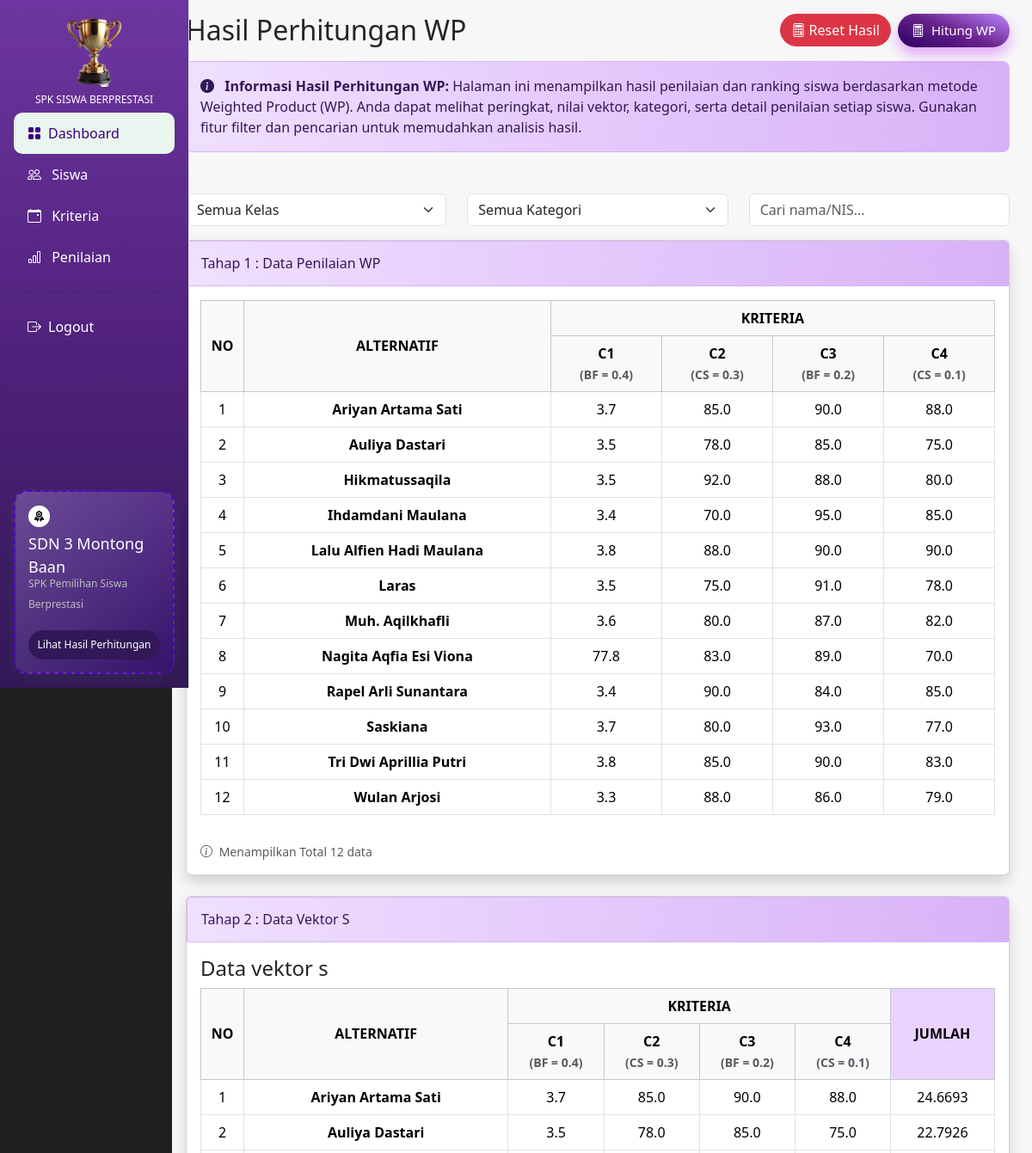
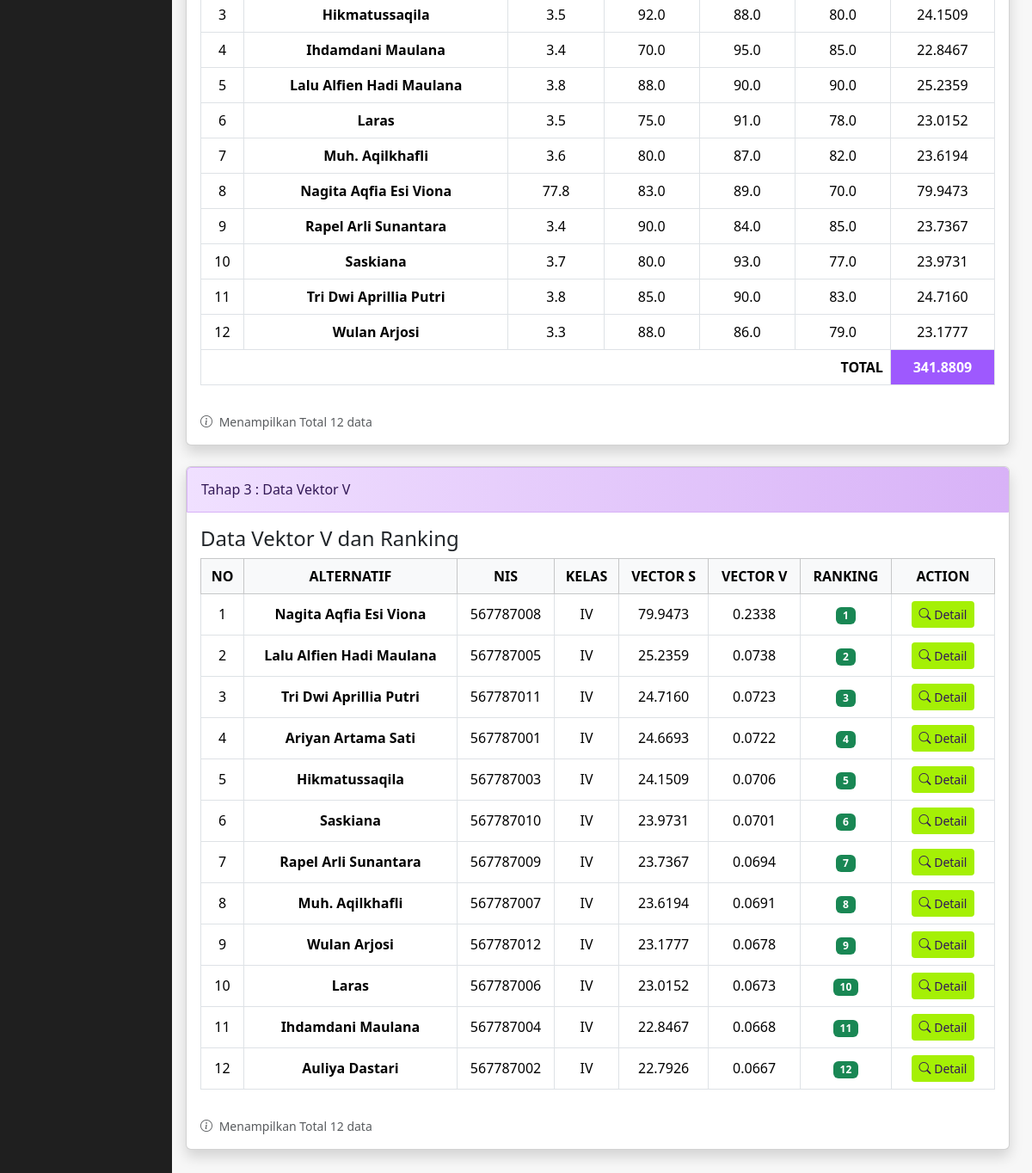
The page /hasil/wp/ (signed in) on the database its author committed (2 pictures, top to bottom).
### spk_prestasi_app/models.py (models this page shows, shortened)
class Siswa(models.Model):
    nis = models.CharField(
        max_length=10,
        unique=True,
        validators=[RegexValidator(r'^\d+$', 'NIS hanya boleh angka')]
    )
    nama = models.CharField(max_length=100)
    jenis_kelamin = models.CharField(max_length=1, choices=JENIS_KELAMIN)
    tanggal_lahir = models.DateField()
    alamat = models.CharField(max_length=255, blank=True)
    kelas = models.CharField(max_length=10)
    created_at = models.DateTimeField(auto_now_add=True)

class Penilaian(models.Model):
    siswa = models.ForeignKey(Siswa, on_delete=models.CASCADE, related_name='penilaian')
    kriteria = models.ForeignKey(Kriteria, on_delete=models.CASCADE, related_name='penilaian')
    nilai = models.FloatField(
        validators=[MinValueValidator(0.0), MaxValueValidator(100.0)],
        help_text="Nilai antara 0 - 100"
    )
    created_at = models.DateTimeField(auto_now_add=True)
    class Meta:
        unique_together = ('siswa', 'kriteria')

class HasilWP(models.Model):
    siswa = models.ForeignKey(Siswa, on_delete=models.CASCADE, related_name='hasil_wp')
    vector_s = models.FloatField(validators=[MinValueValidator(0.0)])
    vector_v = models.FloatField(validators=[MinValueValidator(0.0), MaxValueValidator(1.0)])
    ranking = models.PositiveIntegerField()
    detail_perhitungan = models.JSONField(blank=True, null=True)
    tanggal_hitung = models.DateTimeField(auto_now_add=True)
    versi = models.CharField(max_length=10, default="1.0")
    class Meta:
        ordering = ['ranking']

### spk_prestasi_app/views.py (the view)
# urls.py: path('hasil/wp/', views.hasil_wp_list, name='hasil_wp'),
@login_required
def hasil_wp_list(request):
    data_hasil = HasilWP.objects.select_related('siswa').all()
    total_data = data_hasil.count()
    total_vector_s = data_hasil.aggregate(total=Sum('vector_s'))['total'] or 0
    siswa_list = Siswa.objects.prefetch_related('penilaian__kriteria')
    penilaian_data = []
    for siswa in siswa_list:
        penilaian_dict = {
            'siswa': siswa,
            'penilaian': {},
            'jumlah_vector_s': 0,
        }
        for penilaian in siswa.penilaian.all():
            kode_kriteria = penilaian.kriteria.kode.upper()
            penilaian_dict['penilaian'][kode_kriteria] = float(penilaian.nilai)
        hasil = data_hasil.filter(siswa=siswa).first()
        if hasil:
            penilaian_dict['jumlah_vector_s'] = float(hasil.vector_s)
        penilaian_data.append(penilaian_dict)
    if request.user.is_authenticated:
        LogAktivitas.objects.create(
            user=request.user,
            aksi='lihat',
            objek='HasilWP',
            object_id=None,
            keterangan='Melihat daftar hasil WP'
        )
    context = {
        'data_hasil': data_hasil,
        'penilaian_data': penilaian_data,
        'total_data': total_data,
        'total_vector_s': float(total_vector_s),
        'title': 'Hasil WP',
        'form_name': 'Hasil WP',
    }
    return render(request, 'spk/hasil_wp/list.html', context)

### templates/spk/hasil_wp/list.html (shortened to what this page needs)
{% extends "base.html" %}
{% load static %}
{% block content %}
<div class="container p-3">
    <div class="d-flex justify-content-between align-items-center mb-3">
        <h2 class="mb-0">Hasil Perhitungan WP</h2>
       <div class="d-flex align-items-center gap-2">
        <a href="{% url 'reset_perhitungan' %}"  class="btn btn-danger rounded-pill" onclick="return confirm('Yakin ingin mereset hasil perhitungan?')">
            <i class="bi bi-calculator"></i> Reset Hasil
        </a>
        <form method="post" action="{% url 'hitung_wp' %}">
            <button type="submit"
                class="btn btn-success w-100 d-flex align-items-center justify-content-center gap-2 rounded-pill py-2 px-3"
                style="font-size: 15px; font-weight: 500; background: linear-gradient(22deg, #2a0064, #6a228b,  #ba88ff); border: none; box-shadow: 0 8px 15px rgba(206, 99, 255, 0.556);">
                <i class="bi bi-calculator"></i>
                Hitung WP
            </button>
        </form>
       </div>
    </div>
    <div class="p-3 rounded-3 mb-5" style="background: linear-gradient(90deg, #f0e0ff 0%, #d8b2f7 100%); border: 1px solid #d8b2f7; color: #321856;">
        <i class="bi bi-info-circle-fill me-2"></i>
        <strong>Informasi Hasil Perhitungan WP:</strong> Halaman ini menampilkan hasil penilaian dan ranking siswa berdasarkan metode Weighted Product (WP). Anda dapat melihat peringkat, nilai vektor, kategori, serta detail penilaian setiap siswa. Gunakan fitur filter dan pencarian untuk memudahkan analisis hasil.
    </div>
    <div class="row mb-3">
        <div class="col-md-4 mb-2 mb-md-0">
            <select class="form-select" id="filterKelas" onchange="filterHasilTable()">
                <option value="">Semua Kelas</option>
            </select>
        </div>
        <div class="col-md-4 mb-2 mb-md-0">
            <select class="form-select" id="filterKategori" onchange="filterHasilTable()">
                <option value="">Semua Kategori</option>
            </select>
        </div>
        <div class="col-md-4">
            <input type="text" class="form-control" id="searchHasilInput" placeholder="Cari nama/NIS..." onkeyup="filterHasilTable()">
        </div>
    </div>
    <div class="card shadow mb-4">
        <div class="card-header py-3" style="background: linear-gradient(90deg, #f0e0ff 0%, #d8b2f7 100%); border: 1px solid #d8b2f7; color: #321856;">
            <h6 class="m-0 font-weight-bold">Tahap 1 : Data Penilaian WP</h6>
        </div>
        <div class="card-body p-0">
            <div class="tahap1">
                <div class="table-responsive p-3">
                    <table class="table table-bordered table-hover align-middle mb-0">
                        <thead class="text-center table-light">
                            <tr>
                                <th rowspan="2" class="text-center align-middle" style="width: 50px;">NO</th>
                                <th rowspan="2" class="text-center align-middle">ALTERNATIF</th>
                                <th colspan="4" class="text-center align-middle">KRITERIA</th>
                            </tr>
                            <tr class="text-center bg-light">
                                <th class="text-center align-middle">C1<br><span class="text-muted small">(BF = 0.4)</span></th>
                                <th class="text-center align-middle">C2<br><span class="text-muted small">(CS = 0.3)</span></th>
                                <th class="text-center align-middle">C3<br><span class="text-muted small">(BF = 0.2)</span></th>
                                <th class="text-center align-middle">C4<br><span class="text-muted small">(CS = 0.1)</span></th>
                            </tr>
                        </thead>
                        <tbody>
                            {% for row in penilaian_data %}
                            <tr class="text-center">
                                <td>{{ forloop.counter }}</td>
                                <td class="fw-bold">{{ row.siswa.nama }}</td>
                                <td>{{ row.penilaian.C1|default:"-" }}</td>
                                <td>{{ row.penilaian.C2|default:"-" }}</td>
                                <td>{{ row.penilaian.C3|default:"-" }}</td>
                                <td>{{ row.penilaian.C4|default:"-" }}</td>
                            </tr>
                            {% empty %}
                            <tr><td colspan="7" class="text-center">Data tidak tersedia</td></tr>
                            {% endfor %}
                        </tbody>
                    </table>
                </div>
                <div class="d-flex justify-content-between align-items-center mt-3 px-3 pb-3">
                    <div class="text-muted small">
                        <i class="bi bi-info-circle me-1"></i>
                        Menampilkan Total <span id="totalHasilCount">{{ total_data }}</span> data
                    </div>
                </div>
            </div>
        </div>
    </div>
    <div class="card shadow mb-4">
        <div class="card-header py-3" style="background: linear-gradient(90deg, #f0e0ff 0%, #d8b2f7 100%); border: 1px solid #d8b2f7; color: #321856;">
            <h6 class="m-0 font-weight-bold">Tahap 2 : Data Vektor S</h6>
        </div>
        <div class="card-body p-0">
            <div class="tahap1">
                <div class="table-responsive p-3">
                    <h4>Data vektor s</h4>
                    <table class="table table-bordered table-hover align-middle mb-0">
                        <thead class="text-center table-light">
                            <tr>
                                <th rowspan="2" class="text-center align-middle" style="width: 50px;">NO</th>
                                <th rowspan="2" class="text-center align-middle">ALTERNATIF</th>
                                <th colspan="4" class="text-center align-middle">KRITERIA</th>
                                <th rowspan="2" class="text-center align-middle" style="background-color: #ead3ff;">JUMLAH</th>
                            </tr>
                            <tr class="text-center bg-light">
                                <th class="text-center align-middle">C1<br><span class="text-muted small">(BF = 0.4)</span></th>
                                <th class="text-center align-middle">C2<br><span class="text-muted small">(CS = 0.3)</span></th>
                                <th class="text-center align-middle">C3<br><span class="text-muted small">(BF = 0.2)</span></th>
                                <th class="text-center align-middle">C4<br><span class="text-muted small">(CS = 0.1)</span></th>
                            </tr>
                        </thead>
                        <tbody>
                            {% for row in penilaian_data %}
                            <tr class="text-center">
                                <td>{{ forloop.counter }}</td>
                                <td class="fw-bold">{{ row.siswa.nama }}</td>
                                <td>{{ row.penilaian.C1|default:"-" }}</td>
                                <td>{{ row.penilaian.C2|default:"-" }}</td>
                                <td>{{ row.penilaian.C3|default:"-" }}</td>
                                <td>{{ row.penilaian.C4|default:"-" }}</td>
                                <td>{{ row.jumlah_vector_s|floatformat:4 }}</td>
                            </tr>
                            {% endfor %}
                        </tbody>
                        <tfoot>
                            <tr class="text-center fw-bold bg-light">
                                <td colspan="6" class="text-end">TOTAL</td>
                                <td style="background-color: #9e59fe; color: #ffffff; font-weight: bold;">{{ total_vector_s|floatformat:4 }}</td>
                            </tr>
                        </tfoot>
                    </table>
                </div>
                <div class="d-flex justify-content-between align-items-center mt-3 px-3 pb-3">
                    <div class="text-muted small">
                        <i class="bi bi-info-circle me-1"></i>
                        Menampilkan Total <span id="totalHasilCount">{{ total_data }}</span> data
                    </div>
                </div>
            </div>
        </div>
    </div>
    <div class="card shadow mb-4">
        <div class="card-header py-3" style="background: linear-gradient(90deg, #f0e0ff 0%, #d8b2f7 100%); border: 1px solid #d8b2f7; color: #321856;">
            <h6 class="m-0 font-weight-bold">Tahap 3 : Data Vektor V</h6>
        </div>
        <div class="card-body p-0">
            <div class="tahap3">
                <div class="table-responsive p-3">
                    <h4>Data Vektor V dan Ranking</h4>
                    <table class="table table-bordered table-hover align-middle mb-0">
                        <thead class="text-center table-light">
                            <tr>
                                <th style="width: 50px;">NO</th>
                                <th>ALTERNATIF</th>
                                <th>NIS</th>
                                <th>KELAS</th>
                                <th>VECTOR S</th>
                                <th>VECTOR V</th>
                                <th>RANKING</th>
                                <th style="width: 120px;">ACTION</th>
                            </tr>
                        </thead>
                        <tbody>
                            {% for hasil in data_hasil %}
                            <tr class="text-center">
                                <td>{{ forloop.counter }}</td>
                                <td class="fw-bold">{{ hasil.siswa.nama }}</td>
                                <td>{{ hasil.siswa.nis }}</td>
                                <td>{{ hasil.siswa.kelas }}</td>
                                <td>{{ hasil.vector_s|floatformat:4 }}</td>
                                <td>{{ hasil.vector_v|floatformat:4 }}</td>
                                <td>
                                    <span class="badge bg-success">{{ hasil.ranking }}</span>
                                </td>
                                <td class="text-center">
                                    <a href="{% url 'detail_hasil_wp' hasil.id %}" class="btn btn-sm" title="Detail" style="background-color: #a5f005; color: #321856;">
                                        <i class="bi bi-search"></i>
                                        Detail
                                    </a>
                                </td>
                            </tr>
                            {% empty %}
                            <tr><td colspan="8" class="text-center text-muted">Belum ada hasil WP.</td></tr>
                            {% endfor %}
                        </tbody>
                    </table>
                </div>
                <div class="d-flex justify-content-between align-items-center mt-3 px-3 pb-3">
                    <div class="text-muted small">
                        <i class="bi bi-info-circle me-1"></i>
                        Menampilkan Total <span>{{ total_data }}</span> data
                    </div>
                </div>
            </div>
        </div>
    </div>
</div>
{% endblock %}

### static/css/spk_berprestasi.css (style rules this page uses)
body { background-color: #1f1f1f; font-family: 'Segoe UI', sans-serif; }

### rows shown on the page
Siswa: siswa.nama "Ariyan Artama Sati", penilaian.C1 "3.7", penilaian.C2 "85.0", penilaian.C3 "90.0", penilaian.C4 "88.0", jumlah_vector_s "24.6693"
Siswa: siswa.nama "Auliya Dastari", penilaian.C1 "3.5", penilaian.C2 "78.0", penilaian.C3 "85.0", penilaian.C4 "75.0", jumlah_vector_s "22.7926"
Siswa: siswa.nama "Hikmatussaqila", penilaian.C1 "3.5", penilaian.C2 "92.0", penilaian.C3 "88.0", penilaian.C4 "80.0", jumlah_vector_s "24.1509"
Siswa: siswa.nama "Ihdamdani Maulana", penilaian.C1 "3.4", penilaian.C2 "70.0", penilaian.C3 "95.0", penilaian.C4 "85.0", jumlah_vector_s "22.8467"
Siswa: siswa.nama "Lalu Alfien Hadi Maulana", penilaian.C1 "3.8", penilaian.C2 "88.0", penilaian.C3 "90.0", penilaian.C4 "90.0", jumlah_vector_s "25.2359"
Siswa: siswa.nama "Laras", penilaian.C1 "3.5", penilaian.C2 "75.0", penilaian.C3 "91.0", penilaian.C4 "78.0", jumlah_vector_s "23.0152"
Siswa: siswa.nama "Muh. Aqilkhafli", penilaian.C1 "3.6", penilaian.C2 "80.0", penilaian.C3 "87.0", penilaian.C4 "82.0", jumlah_vector_s "23.6194"
Siswa: siswa.nama "Nagita Aqfia Esi Viona", penilaian.C1 "77.8", penilaian.C2 "83.0", penilaian.C3 "89.0", penilaian.C4 "70.0", jumlah_vector_s "79.9473"
Siswa: siswa.nama "Rapel Arli Sunantara", penilaian.C1 "3.4", penilaian.C2 "90.0", penilaian.C3 "84.0", penilaian.C4 "85.0", jumlah_vector_s "23.7367"
Siswa: siswa.nama "Saskiana", penilaian.C1 "3.7", penilaian.C2 "80.0", penilaian.C3 "93.0", penilaian.C4 "77.0", jumlah_vector_s "23.9731"
Siswa: siswa.nama "Tri Dwi Aprillia Putri", penilaian.C1 "3.8", penilaian.C2 "85.0", penilaian.C3 "90.0", penilaian.C4 "83.0", jumlah_vector_s "24.7160"
Siswa: siswa.nama "Wulan Arjosi", penilaian.C1 "3.3", penilaian.C2 "88.0", penilaian.C3 "86.0", penilaian.C4 "79.0", jumlah_vector_s "23.1777"
HasilWP: siswa.nama "Nagita Aqfia Esi Viona", siswa.nis "567787008", siswa.kelas "IV", vector_s "79.9473", vector_v "0.2338", ranking "1"
HasilWP: siswa.nama "Lalu Alfien Hadi Maulana", siswa.nis "567787005", siswa.kelas "IV", vector_s "25.2359", vector_v "0.0738", ranking "2"
HasilWP: siswa.nama "Tri Dwi Aprillia Putri", siswa.nis "567787011", siswa.kelas "IV", vector_s "24.7160", vector_v "0.0723", ranking "3"
HasilWP: siswa.nama "Ariyan Artama Sati", siswa.nis "567787001", siswa.kelas "IV", vector_s "24.6693", vector_v "0.0722", ranking "4"
HasilWP: siswa.nama "Hikmatussaqila", siswa.nis "567787003", siswa.kelas "IV", vector_s "24.1509", vector_v "0.0706", ranking "5"
HasilWP: siswa.nama "Saskiana", siswa.nis "567787010", siswa.kelas "IV", vector_s "23.9731", vector_v "0.0701", ranking "6"
HasilWP: siswa.nama "Rapel Arli Sunantara", siswa.nis "567787009", siswa.kelas "IV", vector_s "23.7367", vector_v "0.0694", ranking "7"
HasilWP: siswa.nama "Muh. Aqilkhafli", siswa.nis "567787007", siswa.kelas "IV", vector_s "23.6194", vector_v "0.0691", ranking "8"
HasilWP: siswa.nama "Wulan Arjosi", siswa.nis "567787012", siswa.kelas "IV", vector_s "23.1777", vector_v "0.0678", ranking "9"
HasilWP: siswa.nama "Laras", siswa.nis "567787006", siswa.kelas "IV", vector_s "23.0152", vector_v "0.0673", ranking "10"
HasilWP: siswa.nama "Ihdamdani Maulana", siswa.nis "567787004", siswa.kelas "IV", vector_s "22.8467", vector_v "0.0668", ranking "11"
HasilWP: siswa.nama "Auliya Dastari", siswa.nis "567787002", siswa.kelas "IV", vector_s "22.7926", vector_v "0.0667", ranking "12"

### other values the page prints
{{ total_data }} "12"
{{ total_vector_s|floatformat:4 }} "341.8809"
